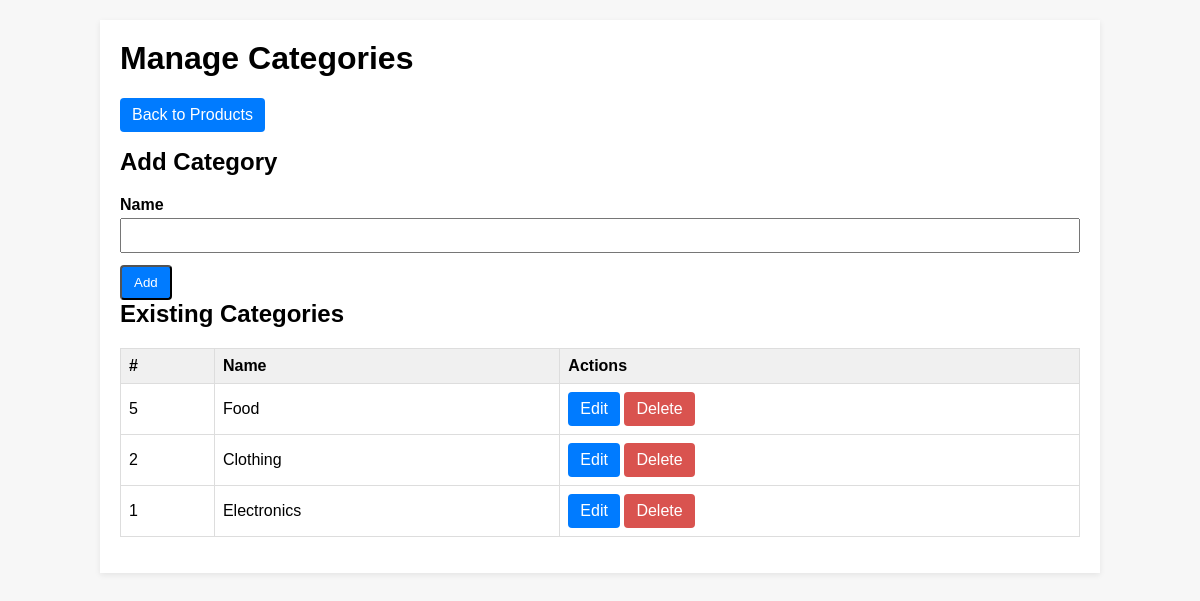
Page /manage_categories.php on the committed database.
### tables this page shows
CREATE TABLE `categories` (
  `id` int(11) NOT NULL,
  `name` varchar(100) NOT NULL
);

### database.php (called while the page is built, shortened)
<?php
function e($str) {
return htmlspecialchars($str, ENT_QUOTES, 'UTF-8');
}

### manage_categories.php (the view, shortened to what this page needs)
<?php
require 'database.php';
$res = $mysqli->query("SELECT * FROM categories ORDER BY id DESC");
?>
<!doctype html>
<html>
<head>
    <link rel="stylesheet" href="style.css">
</head>
<body>
<div class="container">
    <h1>Manage Categories</h1>
    <div class="nav"><a class="button" href="index.php">Back to Products</a></div>
    <h2>Add Category</h2>
    <form method="post">
        <div class="form-row">
            <label>Name</label>
            <input type="text" name="name" required>
        </div>
        <button class="button" type="submit">Add</button>
    </form>
    <h2>Existing Categories</h2>
    <table class="table">
        <thead><tr><th>#</th><th>Name</th><th>Actions</th></tr></thead>
        <tbody>
        <?php if ($res && $res->num_rows): ?>
            <?php while ($row = $res->fetch_assoc()): ?>
            <tr>
                <td><?php echo e($row['id']); ?></td>
                <td><?php echo e($row['name']); ?></td>
                <td>
                    <a class="button" href="#" onclick="document.getElementById('edit-<?php echo $row['id']; ?>').style.display='block';return false;">Edit</a>
                    <a class="button danger" href="manage_categories.php?delete=<?php echo $row['id']; ?>" onclick="return confirm('Delete category?');">Delete</a>
                </td>
            </tr>
            <?php endwhile; ?>
        <?php else: ?>
            <tr><td colspan="3">No categories yet.</td></tr>
        <?php endif; ?>
        </tbody>
    </table>
</div>
</body>
</html>

### style.css (style rules this page uses)
body { font-family: Arial, sans-serif; margin: 20px; background: #f7f7f7; }
.container { max-width: 960px; margin: 0 auto; background: #fff; padding: 20px; box-shadow: 0 2px 6px rgba(0,0,0,0.08); }
h1,h2 { margin-top: 0; }
.table { width: 100%; border-collapse: collapse; margin-bottom: 16px; }
.table th, .table td { border: 1px solid #ddd; padding: 8px; text-align: left; }
.table th { background: #f0f0f0; }
.form-row { margin-bottom: 12px; }
.form-row label { display:block; margin-bottom:4px; font-weight:600; }
.form-row input[type=text], .form-row input[type=email], .form-row select { width:100%; padding:8px; box-sizing:border-box; }
.button { display:inline-block; padding:8px 12px; background:#007bff; color:#fff; text-decoration:none; border-radius:4px; }
.button.danger { background:#d9534f; }
.nav { margin-bottom: 16px; }
.nav a { margin-right: 12px; }

### rows in the picture
categories: id "5", name "Food"
categories: id "2", name "Clothing"
categories: id "1", name "Electronics"
